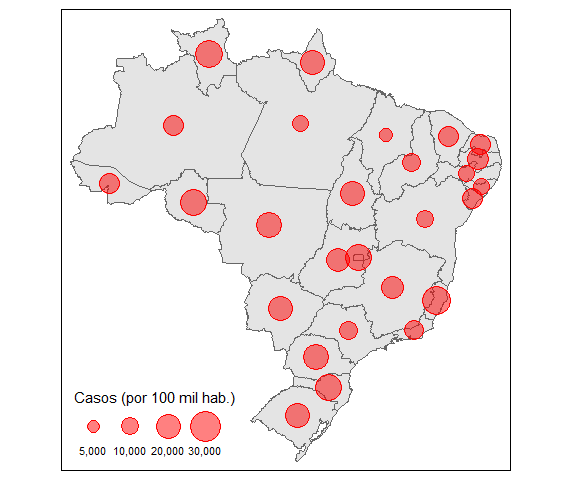

This chart was generated by the following R code:
library(coronabr)
library(dplyr)
library(brazilmaps) #usar remotes::install_github("rpradosiqueira/brazilmaps")
library(sf)
library(tmap)
library(htmlwidgets)


dados <- get_corona_br(by_uf = TRUE)

#at <- format_corona_br(dados)

# Pegando a data mais recente com os dados completos
# pode ser a data máxima, ou anterior à máxima
datas <- plyr::count(dados$date[dados$last_available_confirmed > 0 
                                & !is.na(dados$state)])
datas$lag <- datas$freq - dplyr::lag(datas$freq)
if (datas$lag[which.max(datas$x)] < 0) {
  data_max <- max(datas$x, na.rm = TRUE) - 1
} else {
  data_max <- max(datas$x, na.rm = TRUE)
}

# proporcao de casos por 100k
dados_format <- dados %>%
  # renomeia colunas e arredonda casos
  mutate(`Casos (por 100 mil hab.)` = round(last_available_confirmed_per_100k_inhabitants),
         State = city_ibge_code) %>%
  # filtra para ultima data
  filter(date == data_max) 
# carregando shapefile br
br <- brazilmaps::get_brmap(geo = "State",
                            class = "sf")
# fazendo o merge dos dados e shapefile
br_sf <- sf::st_as_sf(br) %>%
  merge(dados_format, by = "State") %>% 
  dplyr::relocate(nome)

# mapa
mapa <- tm_shape(br_sf) +
  #tm_fill() +
  tm_borders() +
  tm_symbols(size = "Casos (por 100 mil hab.)",
             col = "red",
             border.col = "red",
             scale = 2,
             alpha = 0.5)

mapa + tm_fill(alpha = .7)

tmap_mode("view")

mapa

library(widgetframe)
htmlwidgets::saveWidget(mapa,'leaflet.html')
